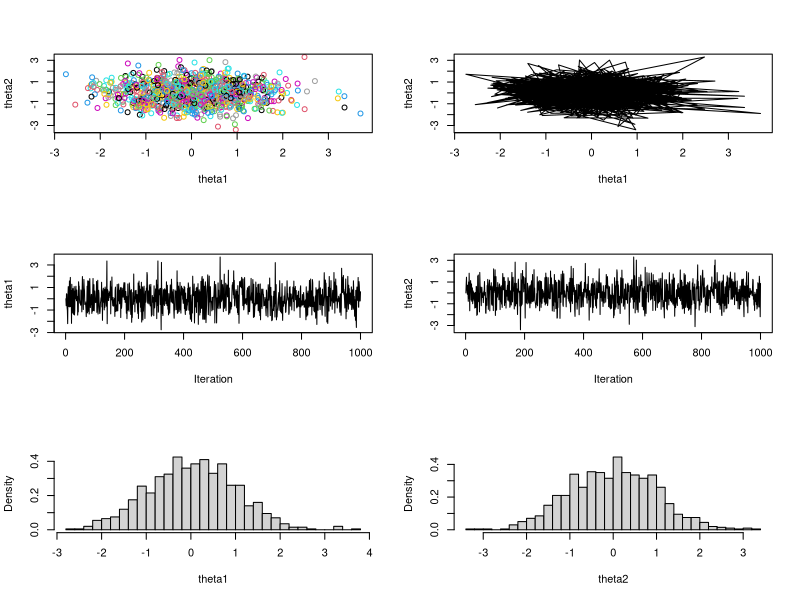
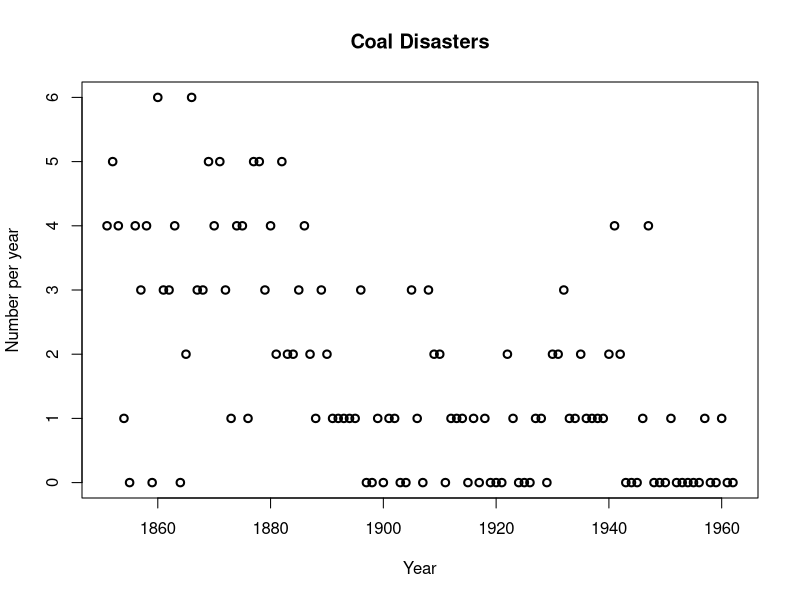
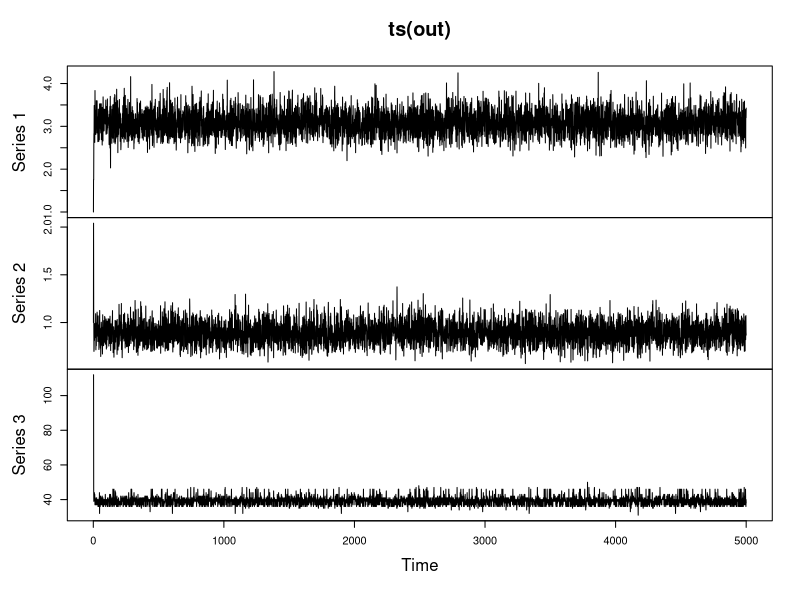

Recreate these plots in R, in order.
library(coda)

gibbs=function(N,rho) 
{
  mat = matrix(ncol=2,nrow=N)
  th1 = 0
  th2 = 0
  mat[1, ] = c(th1,th2)
  for (i in 2:N) 
  {
    th1 = rnorm(1,rho*th2,sqrt(1-rho^2))
    th2 = rnorm(1,rho*th1,sqrt(1-rho^2))
    mat[i, ]=c(th1,th2)
  }
  return(mat)
}

p = c(0, 0.7, 0.99)

out=gibbs(1000,0)
par(mfrow=c(3,2))
plot(out,col=1:1000,xlab="theta1",ylab="theta2")
plot(out,type="l",xlab="theta1",ylab="theta2")
plot(ts(out[,1]),xlab="Iteration",ylab="theta1")
plot(ts(out[,2]),xlab="Iteration",ylab="theta2")
hist(out[,1],40,freq=FALSE,main="",xlab="theta1")
hist(out[,2],40,freq=FALSE,main="",xlab="theta2")
par(mfrow=c(1,1))

effectiveSize(out)

y = c(
  4,5,4,1,0,4,3,4,0,6,3,3,4,0,2,6,3,3,5,4,5,3,1,4,4,
  1,5,5,3,4,2,5,2,2,3,4,2,1,3,2,1,1,1,1,1,3,0,0,1,0,
  1,1,0,0,3,1,0,3,2,2,0,1,1,1,0,1,0,1,0,0,0,2,1,0,0,
  0,1,1,0,2,2,3,1,1,2,1,1,1,1,2,4,2,0,0,0,1,4,0,0,0,
  1,0,0,0,0,0,1,0,0,1,0,0)

times = seq(1851, 1962, 1)
plot(
  times,
  y,
  lwd = 2,
  main = "Coal Disasters",
  xlab = "Year",
  ylab = "Number per year"
)

gibbs = function(N, data)
{
  n = length(data)
  theta = 1
  lambda = 1
  k = 112  #initial param values
  a1 = 1
  a2 = 1
  b1 = 1
  b2 = 1 #prior hyper-params
  probVec = rep(0, n)             #condiional pmf for k
  out = matrix(0, nrow = N, ncol = 3)  #store samples here
  
  out[1, ] = c(theta, lambda, k) #store initial sample
  
  for (i in 2:N)
  {
    #Update theta from FCD
    theta = rgamma(1, a1 + sum(data[1:k]), b1 + k)
    
    if (k==n) {
      lambda = rgamma(a2, b2)
    } else {
      #Update lambda from FCD
      lambda = rgamma(1, a2 + sum(data[(k + 1):n]), b2 + (n - k))
    }
    
    #calculate pmf for k
    for (j in 1:n)
    {
      probVec[j] = exp((lambda - theta) * j) * (theta / lambda) ** sum(data[1:j])
    }
    #Update k (Hint: k is discrete...use the sample command)
    k = sample(n, 1, prob=probVec)
      
      out[i, ] = c(theta, lambda, k)
  }
  return(out)
}

out = gibbs(5000, y)

plot(ts(out))












